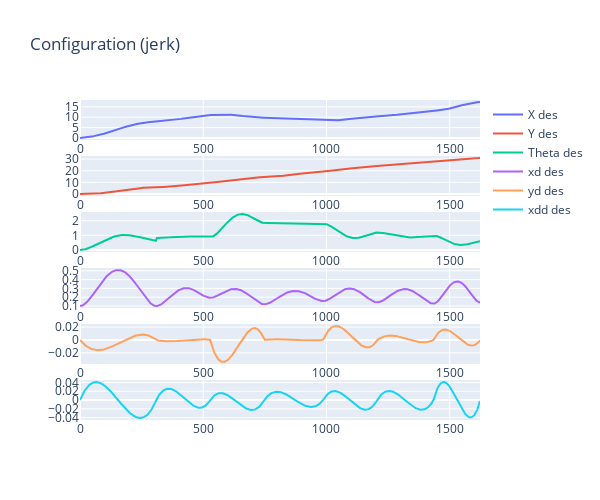
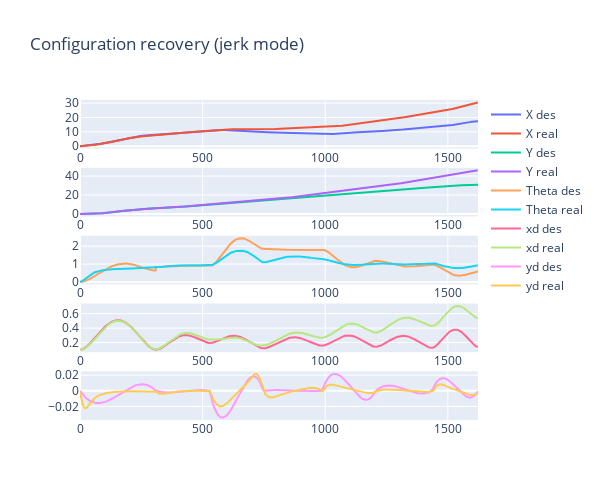
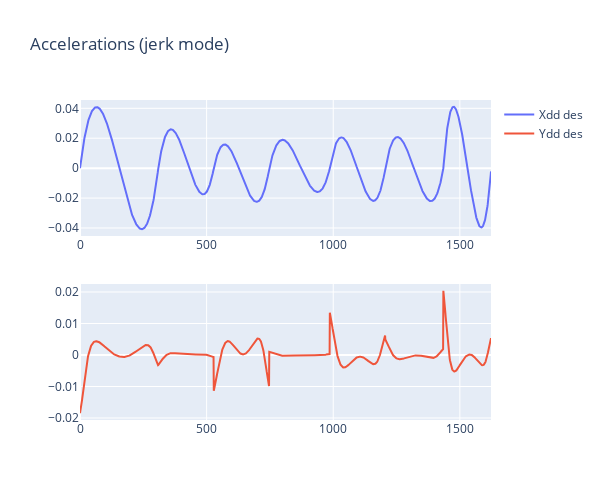

The cell these charts' notebook holds for them, in order:
### Code cell
evaluate.plot_stuff()

### Figure 1 — Plotly figure (JSON) as saved in the notebook; plotly's stock layout.template omitted (floating-point values rounded to 4 significant figures; data arrays with more than 128 entries replaced by an {"elided": "..."} marker saying what was removed)
{"data": [{"name": "X des", "type": "scatter", "x": {"elided": "1623 float values"}, "xaxis": "x", "y": {"elided": "1623 float values"}, "yaxis": "y"}, {"name": "Y des", "type": "scatter", "x": {"elided": "1623 float values"}, "xaxis": "x2", "y": {"elided": "1623 float values"}, "yaxis": "y2"}, {"name": "Theta des", "type": "scatter", "x": {"elided": "1623 float values"}, "xaxis": "x3", "y": {"elided": "1623 float values"}, "yaxis": "y3"}, {"name": "xd des", "type": "scatter", "x": {"elided": "1623 float values"}, "xaxis": "x4", "y": {"elided": "1623 float values"}, "yaxis": "y4"}, {"name": "yd des", "type": "scatter", "x": {"elided": "1623 float values"}, "xaxis": "x5", "y": {"elided": "1623 float values"}, "yaxis": "y5"}, {"name": "xdd des", "type": "scatter", "x": {"elided": "1623 float values"}, "xaxis": "x6", "y": {"elided": "1623 float values"}, "yaxis": "y6"}], "layout": {"height": 500, "title": {"text": "Configuration (jerk)"}, "width": 600, "xaxis": {"anchor": "y", "domain": [0, 1]}, "xaxis2": {"anchor": "y2", "domain": [0, 1]}, "xaxis3": {"anchor": "y3", "domain": [0, 1]}, "xaxis4": {"anchor": "y4", "domain": [0, 1]}, "xaxis5": {"anchor": "y5", "domain": [0, 1]}, "xaxis6": {"anchor": "y6", "domain": [0, 1]}, "yaxis": {"anchor": "x", "domain": [0.875, 1]}, "yaxis2": {"anchor": "x2", "domain": [0.7, 0.825]}, "yaxis3": {"anchor": "x3", "domain": [0.525, 0.65]}, "yaxis4": {"anchor": "x4", "domain": [0.35, 0.475]}, "yaxis5": {"anchor": "x5", "domain": [0.175, 0.3]}, "yaxis6": {"anchor": "x6", "domain": [0, 0.125]}}}

### Figure 2 — Plotly figure (JSON) as saved in the notebook; plotly's stock layout.template omitted (floating-point values rounded to 4 significant figures; data arrays with more than 128 entries replaced by an {"elided": "..."} marker saying what was removed)
{"data": [{"name": "X des", "type": "scatter", "x": {"elided": "1623 float values"}, "xaxis": "x", "y": {"elided": "1623 float values"}, "yaxis": "y"}, {"name": "X real", "type": "scatter", "x": {"elided": "1623 float values"}, "xaxis": "x", "y": {"elided": "1622 float values"}, "yaxis": "y"}, {"name": "Y des", "type": "scatter", "x": {"elided": "1623 float values"}, "xaxis": "x2", "y": {"elided": "1623 float values"}, "yaxis": "y2"}, {"name": "Y real", "type": "scatter", "x": {"elided": "1623 float values"}, "xaxis": "x2", "y": {"elided": "1622 float values"}, "yaxis": "y2"}, {"name": "Theta des", "type": "scatter", "x": {"elided": "1623 float values"}, "xaxis": "x3", "y": {"elided": "1623 float values"}, "yaxis": "y3"}, {"name": "Theta real", "type": "scatter", "x": {"elided": "1623 float values"}, "xaxis": "x3", "y": {"elided": "1622 float values"}, "yaxis": "y3"}, {"name": "xd des", "type": "scatter", "x": {"elided": "1623 float values"}, "xaxis": "x4", "y": {"elided": "1623 float values"}, "yaxis": "y4"}, {"name": "xd real", "type": "scatter", "x": {"elided": "1623 float values"}, "xaxis": "x4", "y": {"elided": "1622 float values"}, "yaxis": "y4"}, {"name": "yd des", "type": "scatter", "x": {"elided": "1623 float values"}, "xaxis": "x5", "y": {"elided": "1623 float values"}, "yaxis": "y5"}, {"name": "yd real", "type": "scatter", "x": {"elided": "1623 float values"}, "xaxis": "x5", "y": {"elided": "1622 float values"}, "yaxis": "y5"}], "layout": {"height": 500, "title": {"text": "Configuration recovery (jerk mode)"}, "width": 600, "xaxis": {"anchor": "y", "domain": [0, 1]}, "xaxis2": {"anchor": "y2", "domain": [0, 1]}, "xaxis3": {"anchor": "y3", "domain": [0, 1]}, "xaxis4": {"anchor": "y4", "domain": [0, 1]}, "xaxis5": {"anchor": "y5", "domain": [0, 1]}, "yaxis": {"anchor": "x", "domain": [0.848, 1]}, "yaxis2": {"anchor": "x2", "domain": [0.636, 0.788]}, "yaxis3": {"anchor": "x3", "domain": [0.424, 0.576]}, "yaxis4": {"anchor": "x4", "domain": [0.212, 0.364]}, "yaxis5": {"anchor": "x5", "domain": [0, 0.152]}}}

### Figure 3 — Plotly figure (JSON) as saved in the notebook; plotly's stock layout.template omitted (floating-point values rounded to 4 significant figures; data arrays with more than 128 entries replaced by an {"elided": "..."} marker saying what was removed)
{"data": [{"name": "Xdd des", "type": "scatter", "x": {"elided": "1623 float values"}, "xaxis": "x", "y": {"elided": "1623 float values"}, "yaxis": "y"}, {"name": "Ydd des", "type": "scatter", "x": {"elided": "1623 float values"}, "xaxis": "x2", "y": {"elided": "1623 float values"}, "yaxis": "y2"}], "layout": {"height": 500, "title": {"text": "Accelerations (jerk mode)"}, "width": 600, "xaxis": {"anchor": "y", "domain": [0, 1]}, "xaxis2": {"anchor": "y2", "domain": [0, 1]}, "yaxis": {"anchor": "x", "domain": [0.575, 1]}, "yaxis2": {"anchor": "x2", "domain": [0, 0.425]}}}
